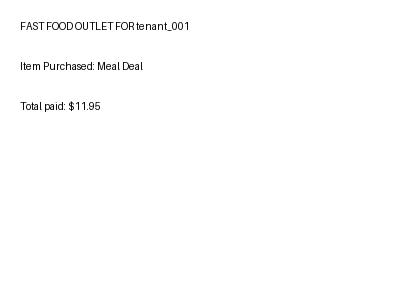
#> input picture tests/mock_docs/receipt_tenant_001.jpg, 400 x 300 px; its folder holds only this picture in this run
$ python -i preprocess.py   (imports and definitions only)
#> lines starting #> are read from the running program, lines starting #| are printed output that depends on the picture; after the words box and inside, x2 and y2 are one past the last pixel; in counts of white or black regions, pixels touching at a corner belong together
#> further down, picture is the input picture: shape (300, 400, 3); min 0, max 255, mean 253.1
import cv2
import numpy as np


def deskew(image: np.ndarray) -> np.ndarray:
    """
    Detects and corrects skew in a grayscale image using image moments.
    If the detected skew angle is within a safe range, applies rotation.
    Returns the corrected image (or original if no significant skew found).
    """
    # Find all non-zero pixel coordinates
    coords = np.column_stack(np.where(image > 0))
#> coords = 119962 pairs, first value 0 to 299, second value 0 to 399
    if len(coords) < 10:
        return image  # Not enough pixels to determine skew

    angle = cv2.minAreaRect(coords)[-1]
#> angle = -90

    # minAreaRect returns angles in [-90, 0); map to [-45, 45] range
    if angle < -45:
        angle = 90 + angle
#> angle = 0

    # Only correct if skew is meaningful (>0.5 deg) and safe (<20 deg)
    if abs(angle) < 0.5 or abs(angle) > 20:
        return image

    (h, w) = image.shape[:2]
    center = (w // 2, h // 2)
    M = cv2.getRotationMatrix2D(center, angle, 1.0)
    rotated = cv2.warpAffine(
        image, M, (w, h),
        flags=cv2.INTER_CUBIC,
        borderMode=cv2.BORDER_REPLICATE
    )
    return rotated


def preprocess_image(img: np.ndarray) -> np.ndarray:
    """
    Enhanced preprocessing for photographed documents (e.g. receipts):
    1. Grayscale conversion
    2. Deskew
    3. Denoising
    4. Contrast Enhancement (CLAHE)
    5. Adaptive Thresholding
    """
    # Step 1: Grayscale conversion
    if len(img.shape) == 3:
        gray = cv2.cvtColor(img, cv2.COLOR_BGR2GRAY)
    else:
        gray = img.copy()

    # Step 2: Deskew
    gray = deskew(gray)

    # Step 3: Denoising
    gray = cv2.fastNlMeansDenoising(gray, h=10)

    # Step 4: Contrast Enhancement using CLAHE
    clahe = cv2.createCLAHE(clipLimit=2.0, tileGridSize=(8,8))
    gray = clahe.apply(gray)

    # Step 5: Adaptive Thresholding (or Otsu)
    # Using Otsu's thresholding to handle uneven lighting better than global threshold
    _, gray = cv2.threshold(gray, 0, 255, cv2.THRESH_BINARY + cv2.THRESH_OTSU)
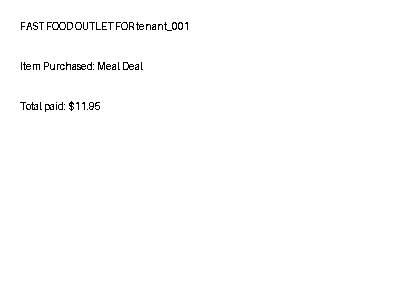
#> gray: shape (300, 400); 99.2% white; black in thin lines or dots, all inside (x1, y1, x2, y2) = (20, 22, 188, 112)

    return gray

>>> import cv2
>>> picture = cv2.imread('../../tests/mock_docs/receipt_tenant_001.jpg')
>>> result = preprocess_image(picture)
